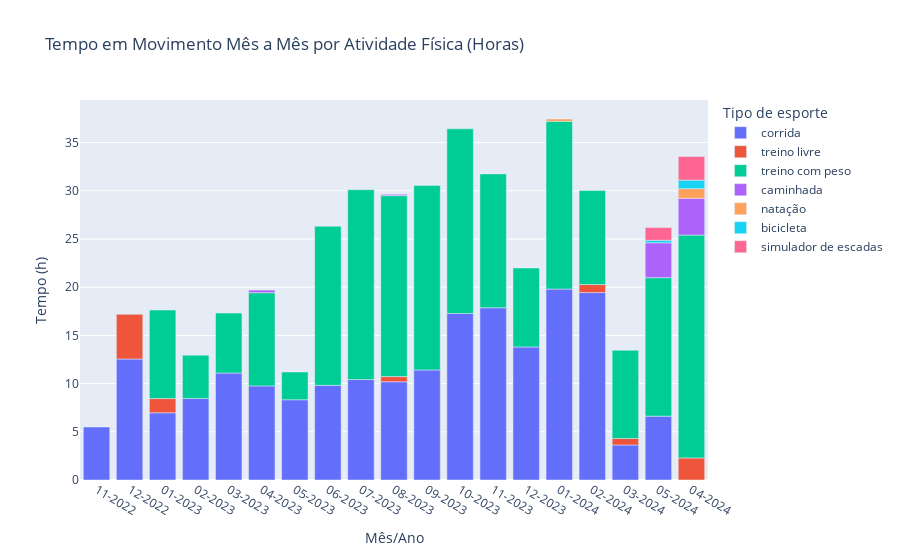

The cell this chart's notebook holds for it:
### Code cell
# 🔄 Qual é o tempo em movimento mês a mês por atividade física? ✅
# Agrupar os dados por 'ano_mes' e 'sport_type'
tempo_em_movimento_por_atividade = df.groupby(['ano_mes', 'sport_type'])['duracao'].sum().reset_index()

# Ordenar os dados
tempo_em_movimento_por_atividade['ano_mes'] = pd.to_datetime(tempo_em_movimento_por_atividade['ano_mes'], format='%m-%Y')
tempo_em_movimento_por_atividade.sort_values(by='ano_mes', inplace=True)
tempo_em_movimento_por_atividade['ano_mes'] = tempo_em_movimento_por_atividade['ano_mes'].dt.strftime('%m-%Y')

# Converter 'duracao_segundos' de segundos para horas
tempo_em_movimento_por_atividade['duracao_horas'] = tempo_em_movimento_por_atividade['duracao'] / 3600
tempo_em_movimento_por_atividade.columns = ["Mês/Ano", "Tipo de esporte", "Tempo (s)", "Tempo (h)"]

# Plotar o gráfico de barras
fig = px.bar(tempo_em_movimento_por_atividade, x='Mês/Ano', y='Tempo (h)', color='Tipo de esporte',
             title='Tempo em Movimento Mês a Mês por Atividade Física (Horas)')

# Mostrar o gráfico
fig.show()

### Figure 1 — Plotly figure (JSON) as saved in the notebook; plotly's stock layout.template omitted (floating-point values rounded to 4 significant figures)
{"data": [{"alignmentgroup": "True", "hovertemplate": "Tipo de esporte=corrida<br>Mês/Ano=%{x}<br>Tempo (h)=%{y}<extra></extra>", "legendgroup": "corrida", "marker": {"color": "#636efa", "pattern": {"shape": ""}}, "name": "corrida", "offsetgroup": "corrida", "orientation": "v", "showlegend": true, "textposition": "auto", "type": "bar", "x": ["11-2022", "12-2022", "01-2023", "02-2023", "03-2023", "04-2023", "05-2023", "06-2023", "07-2023", "08-2023", "09-2023", "10-2023", "11-2023", "12-2023", "01-2024", "02-2024", "03-2024", "05-2024"], "xaxis": "x", "y": [5.494, 12.55, 6.973, 8.464, 11.1, 9.76, 8.325, 9.82, 10.42, 10.19, 11.42, 17.27, 17.87, 13.8, 19.81, 19.44, 3.633, 6.622], "yaxis": "y"}, {"alignmentgroup": "True", "hovertemplate": "Tipo de esporte=treino livre<br>Mês/Ano=%{x}<br>Tempo (h)=%{y}<extra></extra>", "legendgroup": "treino livre", "marker": {"color": "#EF553B", "pattern": {"shape": ""}}, "name": "treino livre", "offsetgroup": "treino livre", "orientation": "v", "showlegend": true, "textposition": "auto", "type": "bar", "x": ["12-2022", "01-2023", "08-2023", "02-2024", "03-2024", "04-2024"], "xaxis": "x", "y": [4.638, 1.474, 0.5342, 0.8336, 0.6758, 2.287], "yaxis": "y"}, {"alignmentgroup": "True", "hovertemplate": "Tipo de esporte=treino com peso<br>Mês/Ano=%{x}<br>Tempo (h)=%{y}<extra></extra>", "legendgroup": "treino com peso", "marker": {"color": "#00cc96", "pattern": {"shape": ""}}, "name": "treino com peso", "offsetgroup": "treino com peso", "orientation": "v", "showlegend": true, "textposition": "auto", "type": "bar", "x": ["01-2023", "02-2023", "03-2023", "04-2023", "05-2023", "06-2023", "07-2023", "08-2023", "09-2023", "10-2023", "11-2023", "12-2023", "01-2024", "02-2024", "03-2024", "04-2024", "05-2024"], "xaxis": "x", "y": [9.186, 4.482, 6.225, 9.667, 2.876, 16.5, 19.7, 18.77, 19.15, 19.16, 13.89, 8.19, 17.4, 9.75, 9.152, 23.12, 14.36], "yaxis": "y"}, {"alignmentgroup": "True", "hovertemplate": "Tipo de esporte=caminhada<br>Mês/Ano=%{x}<br>Tempo (h)=%{y}<extra></extra>", "legendgroup": "caminhada", "marker": {"color": "#ab63fa", "pattern": {"shape": ""}}, "name": "caminhada", "offsetgroup": "caminhada", "orientation": "v", "showlegend": true, "textposition": "auto", "type": "bar", "x": ["04-2023", "08-2023", "04-2024", "05-2024"], "xaxis": "x", "y": [0.2731, 0.1339, 3.808, 3.619], "yaxis": "y"}, {"alignmentgroup": "True", "hovertemplate": "Tipo de esporte=natação<br>Mês/Ano=%{x}<br>Tempo (h)=%{y}<extra></extra>", "legendgroup": "natação", "marker": {"color": "#FFA15A", "pattern": {"shape": ""}}, "name": "natação", "offsetgroup": "natação", "orientation": "v", "showlegend": true, "textposition": "auto", "type": "bar", "x": ["01-2024", "04-2024"], "xaxis": "x", "y": [0.2397, 0.9989], "yaxis": "y"}, {"alignmentgroup": "True", "hovertemplate": "Tipo de esporte=bicicleta<br>Mês/Ano=%{x}<br>Tempo (h)=%{y}<extra></extra>", "legendgroup": "bicicleta", "marker": {"color": "#19d3f3", "pattern": {"shape": ""}}, "name": "bicicleta", "offsetgroup": "bicicleta", "orientation": "v", "showlegend": true, "textposition": "auto", "type": "bar", "x": ["04-2024", "05-2024"], "xaxis": "x", "y": [0.8903, 0.2664], "yaxis": "y"}, {"alignmentgroup": "True", "hovertemplate": "Tipo de esporte=simulador de escadas<br>Mês/Ano=%{x}<br>Tempo (h)=%{y}<extra></extra>", "legendgroup": "simulador de escadas", "marker": {"color": "#FF6692", "pattern": {"shape": ""}}, "name": "simulador de escadas", "offsetgroup": "simulador de escadas", "orientation": "v", "showlegend": true, "textposition": "auto", "type": "bar", "x": ["04-2024", "05-2024"], "xaxis": "x", "y": [2.448, 1.326], "yaxis": "y"}], "layout": {"barmode": "relative", "legend": {"title": {"text": "Tipo de esporte"}, "tracegroupgap": 0}, "title": {"text": "Tempo em Movimento Mês a Mês por Atividade Física (Horas)"}, "xaxis": {"anchor": "y", "domain": [0, 1], "title": {"text": "Mês/Ano"}}, "yaxis": {"anchor": "x", "domain": [0, 1], "title": {"text": "Tempo (h)"}}}}
